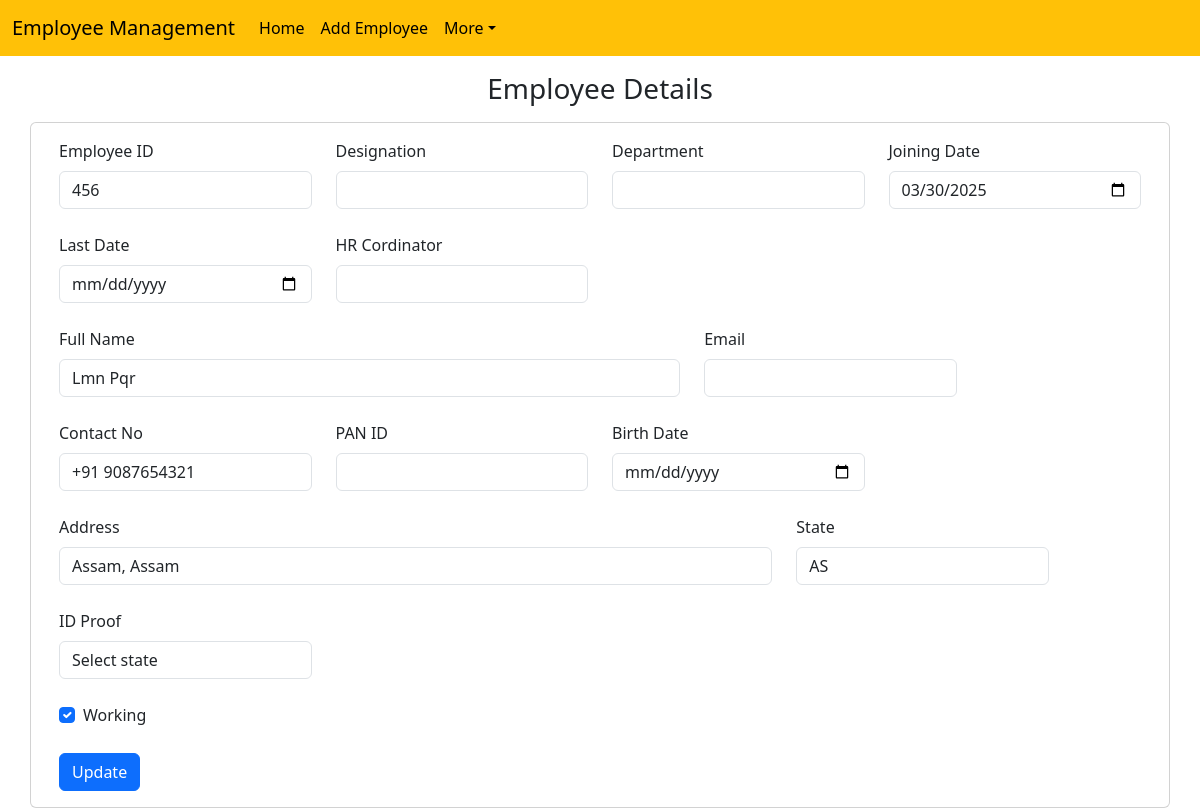
/index/emp-detail/5, run on the app's committed database.
### homeapp/models.py (models this page shows, shortened)
class Empdata(models.Model):
    emp_id=models.CharField(max_length=200)
    working=models.BooleanField(default=True)
    jdate=models.CharField(max_length=200)
    ldate=models.CharField(max_length=200)
    dept=models.CharField(max_length=200)
    name=models.CharField(max_length=200)
    contact=models.CharField(max_length=200)
    add=models.CharField(max_length=1500)
    state=models.CharField(max_length=200)
    idproof=models.CharField(max_length=200)

### homeapp/views.py (the view)
# urls.py: path('emp-detail/<int:id>', emp_detail),
def emp_detail(request, id):
    empinfo=Empdata.objects.get(pk=id)
    return render(request, "emp_detail.html", {'emp':empinfo})

### templates/emp_detail.html (shortened to what this page needs)
<!doctype html>
<html lang="en">
<head>
  {% include 'bootstrap.html' %}
</head>
<body>
  {% include 'navbar.html' %}
  <h3 class="text-center my-3">Employee Details</h3>
  <div class="container">
    <div class="row">
    <div class="card">
    <div class="card-body">
      <form action="/index/do-emp-update/{{emp.emp_id}}" class="row g-4" method="POST">
        <div class="col-md-3">
          <label for="empid" class="form-label">Employee ID</label>
          <input type="text" class="form-control" name="emp_id" id="empid" value="{{emp.emp_id}}">
        </div>
        <div class="col-md-3">
          <label for="designation" class="form-label">Designation</label>
          <input type="text" class="form-control" name="designation" id="designation">
        </div>
        <div class="col-md-3">
          <label for="department" class="form-label">Department</label>
          <input type="text" class="form-control" name="dept" id="department" value="{{emp.dept}}">
        </div>
        <div class="col-md-3">
          <label for="joiningdate" class="form-label">Joining Date</label>
          <input type="date" class="form-control" name="jdate" id="joiningdate" value="{{emp.jdate}}">
        </div>
        <div class="col-md-3">
          <label for="lastdate" class="form-label">Last Date</label>
          <input type="date" class="form-control" name="ldate" id="lastdate" value="{{emp.ldate}}">
        </div>
        <div class="col-md-3">
          <label for="hrcordinator" class="form-label">HR Cordinator</label>
          <input type="text" class="form-control" name="hrcordinator" id="hrcordinator">
        </div>
        <div class="col-md-7">
          <label for="fullname" class="form-label">Full Name</label>
          <input type="text" class="form-control" name="name" id="fullname" value="{{emp.name}}">
        </div>
        <div class="col-md-3">
          <label for="email" class="form-label">Email</label>
          <input type="text" class="form-control" name="email" id="email">
        </div>
        <div class="col-md-3">
          <label for="contact-no" class="form-label">Contact No</label>
          <input type="text" class="form-control" name="contact" id="contact-no" value="{{emp.contact}}">
        </div>
        <div class="col-md-3">
          <label for="PANID" class="form-label">PAN ID</label>
          <input type="text" class="form-control" name="panid" id="PANID">
        </div>
        <div class="col-md-3">
          <label for="birthdate" class="form-label">Birth Date</label>
          <input type="date" class="form-control" name="birthdate" id="birthdate">
        </div>
        <div class="col-8">
          <label for="address1" class="form-label">Address</label>
          <input type="text" class="form-control" name="add" id="address1" placeholder="S.R. No 123, House/Appartment Name, Colony/Chaul Name, Landmark, Area name" value="{{emp.add}}">
        </div>
        <div class="col-md-3">
          <label for="State" class="form-label">State</label>
          <select id="State" class="form-control" name="state">
            <option selected>{{emp.state}}</option>
          </select>
        </div>
        <div class="col-md-3">
          <label for="idproof" class="form-label">ID Proof</label>
          <select value="{{emp.idproof}}" id="idproof" class="form-control" name="idproof">
            <option>Select state</option>
          </select>
        </div>
        <div class="col-12">
          <div class="form-check">
            <input
              {% if emp.working %}
                checked
              {% endif %}
              class="form-check-input" type="checkbox" name="working" id="gridCheck">
              <label class="form-check-label" for="gridCheck">Working</label>
          </div>
        </div>
        <div class="col-12">
          <button type="submit" class="btn btn-primary">Update</button>
        </div>
      </form>
    </div>
    </div>
    </div>
    </div>
</body>
</html>

### data on the page
Empdata: emp_id "456", jdate "03/30/2025", name "Lmn Pqr", contact "+91 9087654321", add "Assam, Assam", state "AS", idproof "Select state", working "☑"
